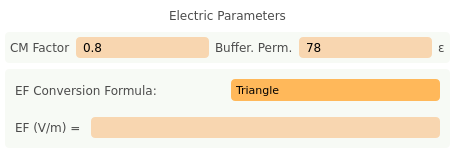
     <widget class="QFrame" name="verticalFrame_4">
      <property name="styleSheet">
       <string notr="true">background-color: rgb(255, 255, 255);
border-radius: 4px;</string>
      </property>
      <layout class="QVBoxLayout" name="verticalLayout_11">
       <property name="leftMargin">
        <number>5</number>
       </property>
       <property name="topMargin">
        <number>5</number>
       </property>
       <property name="rightMargin">
        <number>5</number>
       </property>
       <property name="bottomMargin">
        <number>5</number>
       </property>
       <item>
        <widget class="QLabel" name="static_odsc_label_26">
         <property name="minimumSize">
          <size>
           <width>0</width>
           <height>21</height>
          </size>
         </property>
         <property name="font">
          <font>
           <family>Verdana</family>
           <pointsize>9</pointsize>
           <weight>50</weight>
           <italic>false</italic>
           <bold>false</bold>
          </font>
         </property>
         <property name="styleSheet">
          <string notr="true">color: rgb(75, 75, 75);</string>
         </property>
         <property name="text">
          <string>Electric Parameters</string>
         </property>
         <property name="alignment">
          <set>Qt::AlignCenter</set>
         </property>
        </widget>
       </item>
       <item>
        <widget class="QFrame" name="frame_7">
         <property name="styleSheet">
          <string notr="true">background-color: rgb(247, 250, 245);
border-radius: 4px;</string>
         </property>
         <layout class="QHBoxLayout" name="horizontalLayout_10" stretch="0,0,0,0,0">
          <property name="leftMargin">
           <number>5</number>
          </property>
          <property name="topMargin">
           <number>5</number>
          </property>
          <property name="rightMargin">
           <number>5</number>
          </property>
          <property name="bottomMargin">
           <number>5</number>
          </property>
          <item>
           <widget class="QLabel" name="static_odsc_label_19">
            <property name="minimumSize">
             <size>
              <width>0</width>
              <height>21</height>
             </size>
            </property>
            <property name="font">
             <font>
              <family>Verdana</family>
              <pointsize>9</pointsize>
              <weight>50</weight>
              <italic>false</italic>
              <bold>false</bold>
             </font>
            </property>
            <property name="styleSheet">
             <string notr="true">color: rgb(75, 75, 75);</string>
            </property>
            <property name="text">
             <string>CM Factor</string>
            </property>
           </widget>
          </item>
          <item>
           <widget class="QLineEdit" name="pyqt5_entry_cm_factor">
            <property name="enabled">
             <bool>true</bool>
            </property>
            <property name="minimumSize">
             <size>
              <width>0</width>
              <height>21</height>
             </size>
            </property>
            <property name="font">
             <font>
              <family>Verdana</family>
             </font>
            </property>
            <property name="styleSheet">
             <string notr="true">QLineEdit {
border-radius: 4px;
padding: 0px 5px 0px 5px;
background-color: rgb(248,214,176);
}

QLineEdit:disabled {
	background-color: rgb(220, 204, 191);
}</string>
            </property>
            <property name="text">
             <string>0.8</string>
            </property>
           </widget>
          </item>
          <item>
           <widget class="QLabel" name="static_odsc_label_35">
            <property name="minimumSize">
             <size>
              <width>0</width>
              <height>21</height>
             </size>
            </property>
            <property name="font">
             <font>
              <family>Verdana</family>
              <pointsize>9</pointsize>
              <weight>50</weight>
              <italic>false</italic>
              <bold>false</bold>
             </font>
            </property>
            <property name="styleSheet">
             <string notr="true">color: rgb(75, 75, 75);</string>
            </property>
            <property name="text">
             <string>Buffer. Perm.</string>
            </property>
           </widget>
          </item>
          <item>
           <widget class="QLineEdit" name="pyqt5_entry_buffer_perm">
            <property name="enabled">
             <bool>true</bool>
            </property>
            <property name="minimumSize">
             <size>
              <width>0</width>
              <height>21</height>
             </size>
            </property>
            <property name="font">
             <font>
              <family>Verdana</family>
             </font>
            </property>
            <property name="styleSheet">
             <string notr="true">QLineEdit {
border-radius: 4px;
padding: 0px 5px 0px 5px;
background-color: rgb(248,214,176);
}

QLineEdit:disabled {
	background-color: rgb(220, 204, 191);
}</string>
            </property>
            <property name="text">
             <string>78</string>
            </property>
           </widget>
          </item>
          <item>
           <widget class="QLabel" name="static_odsc_label_36">
            <property name="minimumSize">
             <size>
              <width>0</width>
              <height>21</height>
             </size>
            </property>
            <property name="font">
             <font>
              <family>Verdana</family>
              <pointsize>9</pointsize>
              <weight>50</weight>
              <italic>false</italic>
              <bold>false</bold>
             </font>
            </property>
            <property name="styleSheet">
             <string notr="true">color: rgb(75, 75, 75);</string>
            </property>
            <property name="text">
             <string>ε</string>
            </property>
           </widget>
          </item>
         </layout>
        </widget>
       </item>
       <item>
        <widget class="QFrame" name="frame_8">
         <property name="styleSheet">
          <string notr="true">background-color: rgb(247, 250, 245);
border-radius: 4px;</string>
         </property>
         <layout class="QVBoxLayout" name="verticalLayout_10" stretch="0,0">
          <property name="leftMargin">
           <number>5</number>
          </property>
          <property name="topMargin">
           <number>5</number>
          </property>
          <property name="rightMargin">
           <number>5</number>
          </property>
          <property name="bottomMargin">
           <number>5</number>
          </property>
          <item>
           <layout class="QHBoxLayout" name="horizontalLayout_3">
            <property name="leftMargin">
             <number>5</number>
            </property>
            <property name="topMargin">
             <number>5</number>
            </property>
            <property name="rightMargin">
             <number>5</number>
            </property>
            <property name="bottomMargin">
             <number>5</number>
            </property>
            <item>
             <widget class="QLabel" name="static_odsc_label_20">
              <property name="minimumSize">
               <size>
                <width>0</width>
                <height>21</height>
               </size>
              </property>
              <property name="font">
               <font>
                <family>Verdana</family>
                <pointsize>9</pointsize>
                <weight>50</weight>
                <italic>false</italic>
                <bold>false</bold>
               </font>
              </property>
              <property name="styleSheet">
               <string notr="true">color: rgb(75, 75, 75);</string>
              </property>
              <property name="text">
               <string>EF Conversion Formula:</string>
              </property>
             </widget>
            </item>
            <item>
             <widget class="QComboBox" name="pyqt5_combo_ef_formula">
              <property name="minimumSize">
               <size>
                <width>0</width>
                <height>22</height>
               </size>
              </property>
              <property name="font">
               <font>
                <family>Verdana</family>
                <pointsize>8</pointsize>
               </font>
              </property>
              <property name="styleSheet">
               <string notr="true">QComboBox
{
border-radius: 4px;
padding-left: 5px;
background-color: rgb(255, 184, 90);
}

QComboBox:hover
{
background-color: rgb(248,214,176);
}

QComboBox::drop-down{
background-color: transparent;
border-radius: 4px;
}

QComboBox::drop-down:hover{
background-color: transparent;
}

QComboBox::down-arrow
{
image: url(:/ui/qt/resources/dropdown/dropdown_arrow.png);
margin-right: 5px;
}

QComboBox QListView {
background-color: rgb(255, 184, 90);
padding:4px;
}

QComboBox QListView::item {
padding:15px;
}

</string>
              </property>
              <property name="editable">
               <bool>false</bool>
              </property>
              <property name="currentIndex">
               <number>0</number>
              </property>
              <property name="frame">
               <bool>true</bool>
              </property>
              <item>
               <property name="text">
                <string>Triangle</string>
               </property>
              </item>
              <item>
               <property name="text">
                <string>OpenDEP</string>
               </property>
              </item>
              <item>
               <property name="text">
                <string>SingleDEP</string>
               </property>
              </item>
              <item>
               <property name="text">
                <string>Custom</string>
               </property>
              </item>
             </widget>
            </item>
           </layout>
          </item>
          <item>
           <layout class="QHBoxLayout" name="horizontalLayout">
            <property name="leftMargin">
             <number>5</number>
            </property>
            <property name="topMargin">
             <number>5</number>
            </property>
            <property name="rightMargin">
             <number>5</number>
            </property>
            <property name="bottomMargin">
             <number>5</number>
            </property>
            <item>
             <widget class="QLabel" name="static_odsc_label_32">
              <property name="minimumSize">
               <size>
                <width>0</width>
                <height>21</height>
               </size>
              </property>
              <property name="font">
               <font>
                <family>Verdana</family>
                <pointsize>9</pointsize>
                <weight>50</weight>
                <italic>false</italic>
                <bold>false</bold>
               </font>
              </property>
              <property name="styleSheet">
               <string notr="true">color: rgb(75, 75, 75);</string>
              </property>
              <property name="text">
               <string>EF (V/m) = </string>
              </property>
             </widget>
            </item>
            <item>
             <widget class="QLineEdit" name="pyqt5_entry_ef_custom_formula">
              <property name="enabled">
               <bool>true</bool>
              </property>
              <property name="minimumSize">
               <size>
                <width>0</width>
                <height>21</height>
               </size>
              </property>
              <property name="font">
               <font>
                <family>Verdana</family>
               </font>
              </property>
              <property name="styleSheet">
               <string notr="true">QLineEdit {
border-radius: 4px;
padding: 0px 5px 0px 5px;
background-color: rgb(248,214,176);
}

QLineEdit:disabled {
	background-color: rgb(220, 204, 191);
}</string>
              </property>
              <property name="text">
               <string/>
              </property>
             </widget>
            </item>
           </layout>
          </item>
         </layout>
        </widget>
       </item>
      </layout>
     </widget>
